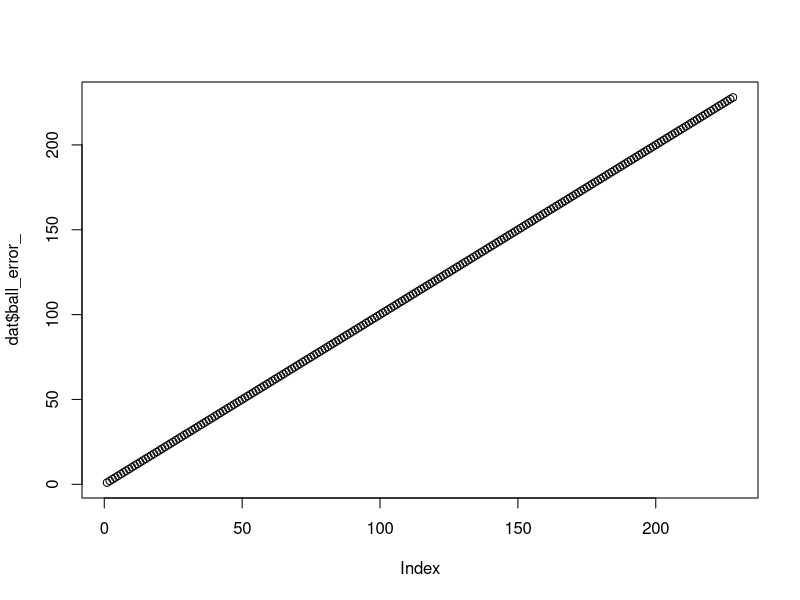
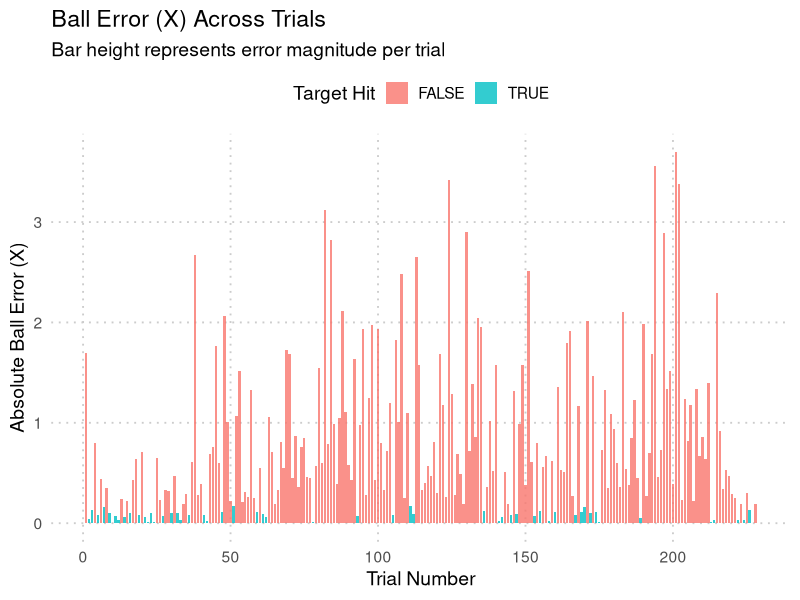
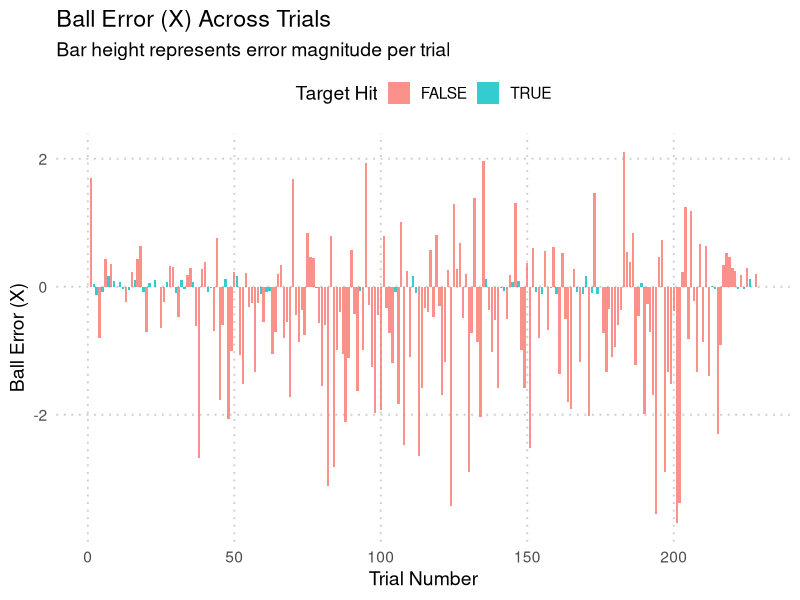

These figures' R source, in order:
library(readr)
library(ggplot2)
library(dplyr)


dat <- read_csv("Example Data/trial_results.csv")

dat$ball_error_x <- dat$final_ball_pos_x - dat$target_position_x

plot(x = dat$trial_num, y = dat$ball_error_, shape = dat$target_hit)

dat$abs_ball_error_x <- abs(dat$ball_error_x)


plt1 <- ggplot(dat, aes(x = trial_num, y = abs_ball_error_x, fill = as.factor(target_hit))) +
  geom_col(width = 0.8, alpha = 0.8) +  # Use geom_col() for bar plot
  theme_minimal(base_size = 14) +
  labs(
    x = "Trial Number",
    y = "Absolute Ball Error (X)",
    fill = "Target Hit",
    title = "Ball Error (X) Across Trials",
    subtitle = "Bar height represents error magnitude per trial"
  ) +
  theme(
    legend.position = "top",
    panel.grid.major = element_line(color = "grey80", linetype = "dotted"),
    panel.grid.minor = element_blank()
  )

ggsave("abs_ball_error_x.png", plot = plt1)

plt2 <- ggplot(dat, aes(x = trial_num, y = ball_error_x, fill = as.factor(target_hit))) +
  geom_col(width = 0.8, alpha = 0.8) +  # Use geom_col() for bar plot
  theme_minimal(base_size = 14) +
  labs(
    x = "Trial Number",
    y = "Ball Error (X)",
    fill = "Target Hit",
    title = "Ball Error (X) Across Trials",
    subtitle = "Bar height represents error magnitude per trial"
  ) +
  theme(
    legend.position = "top",
    panel.grid.major = element_line(color = "grey80", linetype = "dotted"),
    panel.grid.minor = element_blank()
  )

ggsave("ball_error_x.png", plot = plt2)




# filter each phase of experiment
dat_baseline <- filter(dat, trial_num < 37)
dat_exposure <- filter(dat, trial_num > 36 & trial_num < 211)
dat_washout <- filter(dat, trial_num > 210)


mod_base <- lm(abs_ball_error_x ~ trial_num, data = dat_baseline)
summary(mod_base)

mod_exp <- lm(abs_ball_error_x ~ trial_num, data = dat_exposure)
summary(mod_exp)

mod_wash <- lm(abs_ball_error_x ~ trial_num, data = dat_washout)
summary(mod_wash)